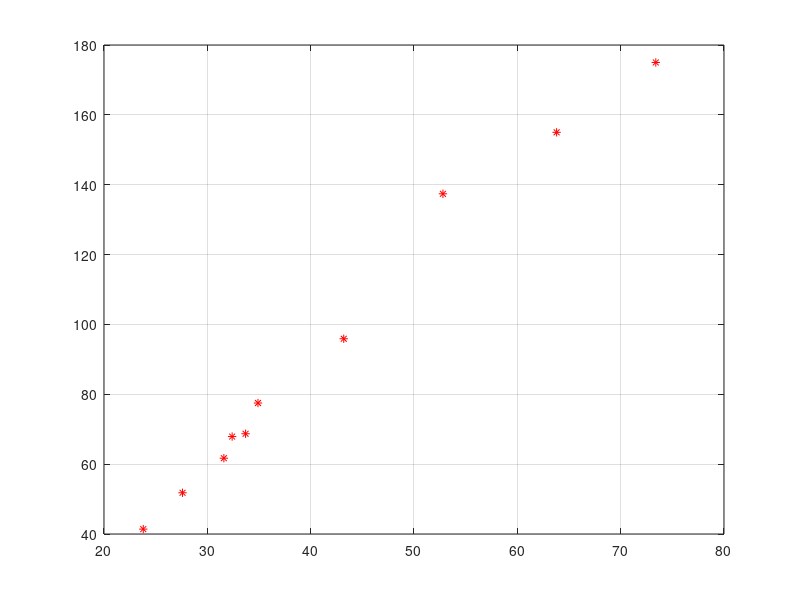

Reproduce this figure in MATLAB. (Note: this script raises an error after producing the figure.)

clear, clc
%% Import data
x=[23.80,27.60,31.60,32.40,33.70,34.90,43.20,52.80,63.80,73.40];
y=[41.4,51.8,61.70,67.90,68.70,77.50,95.90,137.40,155.0,175.0];

%% Visualization
figure
plot(x,y,'r*') 
grid on

%% Linear Model
mdl = LinearModel.fit(x,y);

%% Visualization
yy = mdl.predict(x');

figure
hold on
plot(x,y,'r*') 
plot(x,yy,'b-')
grid on
